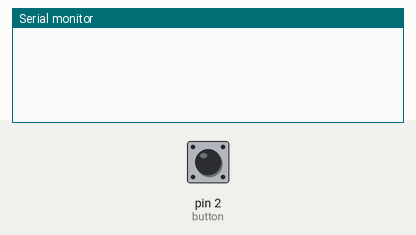
This sketch was run on a simulated Arduino Uno, built with avr-gcc and run on an emulated ATmega328P. Shown: the last lines printed to the serial monitor. Inputs (shaded band) come from the test bench; at power-on: pin 2 (button) LOW.

Above: at 1.2 s.
1.3 s: pin 2 (button) pulled HIGH for 0.15 s
At 2.6 s:
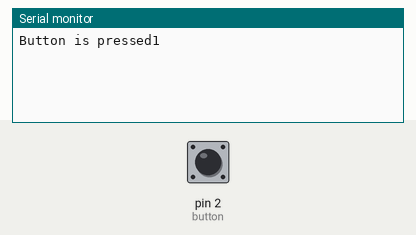
3.4 s: pin 2 (button) pulled HIGH for 1 s
At 5.6 s:
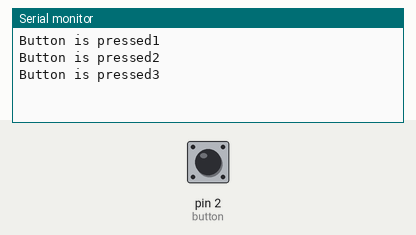
5.9 s: pin 2 (button) pulled HIGH for 0.15 s
At 7.3 s:
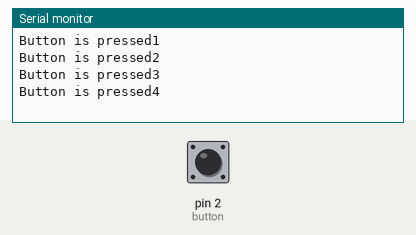
Timing chart, 0 to 8.9 s (numbered marks = the images above; inputs shaded):
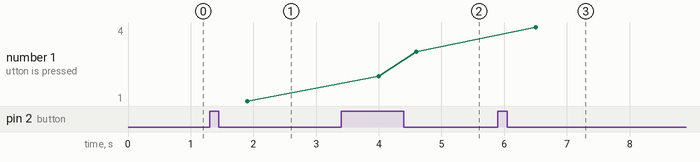

Measured:
- after the input at 1.3 s, the serial monitor: prints a new line after 0.60 s (image 1)
- after the input at 3.4 s, the serial monitor: prints a new line after 0.60 s (image 2)
- after the input at 5.9 s, the serial monitor: prints a new line after 0.60 s (image 3)
- plotted number 1: 1 → 3 after the input at 3.4 s, 3 → 4 after the input at 5.9 s

The sketch:

sketch_sep05c.ino
```cpp
int button = 2;

boolean buttrueon = true;
boolean buttrueoff = true;

int counter=0;

void setup() {
  Serial.begin(9600);
  pinMode(button, INPUT);

}

void loop() {

  if(digitalRead(button) == 1){
    delay(600);
    counter++;
    Serial.print("Button is pressed");
    Serial.println(counter);
  }

}
```
